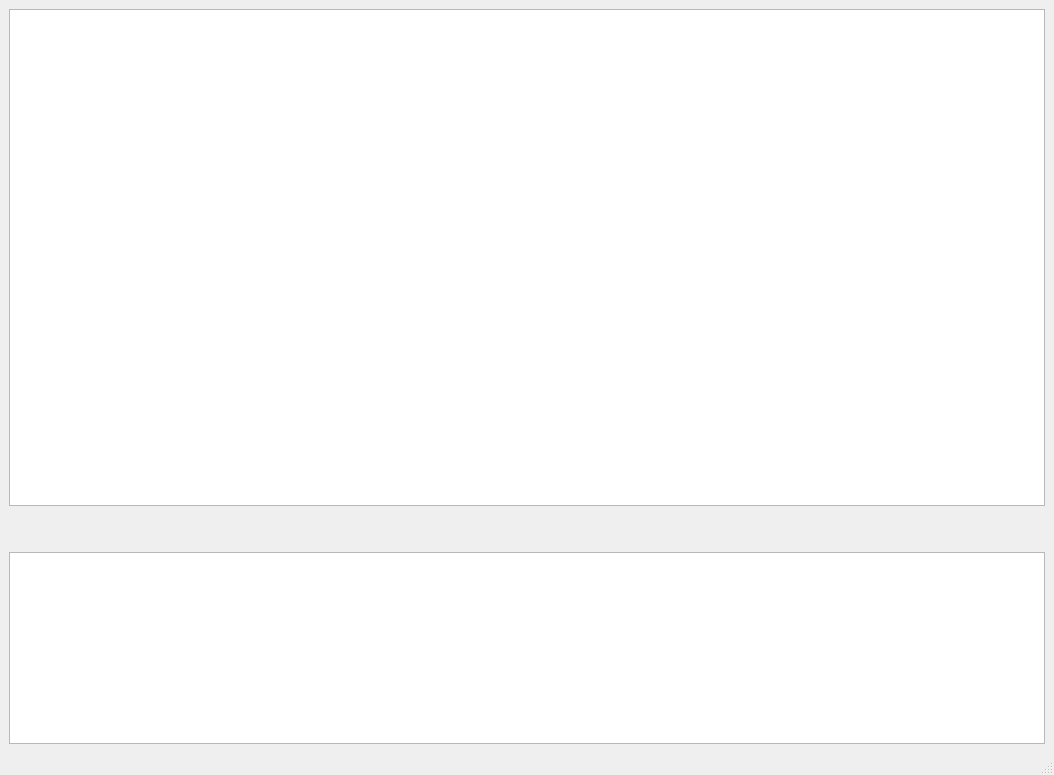
<?xml version="1.0" encoding="UTF-8"?>
<ui version="4.0">
 <class>MainWindow</class>
 <widget class="QMainWindow" name="MainWindow">
  <property name="geometry">
   <rect>
    <x>0</x>
    <y>0</y>
    <width>1054</width>
    <height>775</height>
   </rect>
  </property>
  <property name="windowTitle">
   <string>MainWindow</string>
  </property>
  <widget class="QWidget" name="centralwidget">
   <layout class="QGridLayout" name="gridLayout">
    <item row="2" column="0">
     <widget class="QTextBrowser" name="textBrowser">
      <property name="sizePolicy">
       <sizepolicy hsizetype="Expanding" vsizetype="Preferred">
        <horstretch>0</horstretch>
        <verstretch>0</verstretch>
       </sizepolicy>
      </property>
      <property name="font">
       <font>
        <pointsize>9</pointsize>
       </font>
      </property>
     </widget>
    </item>
    <item row="0" column="0">
     <widget class="QTableView" name="tableView">
      <property name="sizePolicy">
       <sizepolicy hsizetype="Expanding" vsizetype="Expanding">
        <horstretch>0</horstretch>
        <verstretch>0</verstretch>
       </sizepolicy>
      </property>
      <property name="font">
       <font>
        <pointsize>8</pointsize>
       </font>
      </property>
      <property name="frameShadow">
       <enum>QFrame::Plain</enum>
      </property>
      <property name="gridStyle">
       <enum>Qt::DotLine</enum>
      </property>
      <property name="sortingEnabled">
       <bool>true</bool>
      </property>
      <attribute name="horizontalHeaderDefaultSectionSize">
       <number>350</number>
      </attribute>
      <attribute name="verticalHeaderMinimumSectionSize">
       <number>10</number>
      </attribute>
      <attribute name="verticalHeaderDefaultSectionSize">
       <number>10</number>
      </attribute>
      <attribute name="verticalHeaderShowSortIndicator" stdset="0">
       <bool>true</bool>
      </attribute>
      <attribute name="verticalHeaderStretchLastSection">
       <bool>true</bool>
      </attribute>
     </widget>
    </item>
    <item row="1" column="0">
     <spacer name="verticalSpacer">
      <property name="orientation">
       <enum>Qt::Vertical</enum>
      </property>
      <property name="sizeType">
       <enum>QSizePolicy::Fixed</enum>
      </property>
      <property name="sizeHint" stdset="0">
       <size>
        <width>20</width>
        <height>40</height>
       </size>
      </property>
     </spacer>
    </item>
   </layout>
  </widget>
  <widget class="QMenuBar" name="menubar">
   <property name="geometry">
    <rect>
     <x>0</x>
     <y>0</y>
     <width>1054</width>
     <height>26</height>
    </rect>
   </property>
  </widget>
  <widget class="QStatusBar" name="statusbar"/>
 </widget>
 <resources/>
 <connections/>
</ui>
